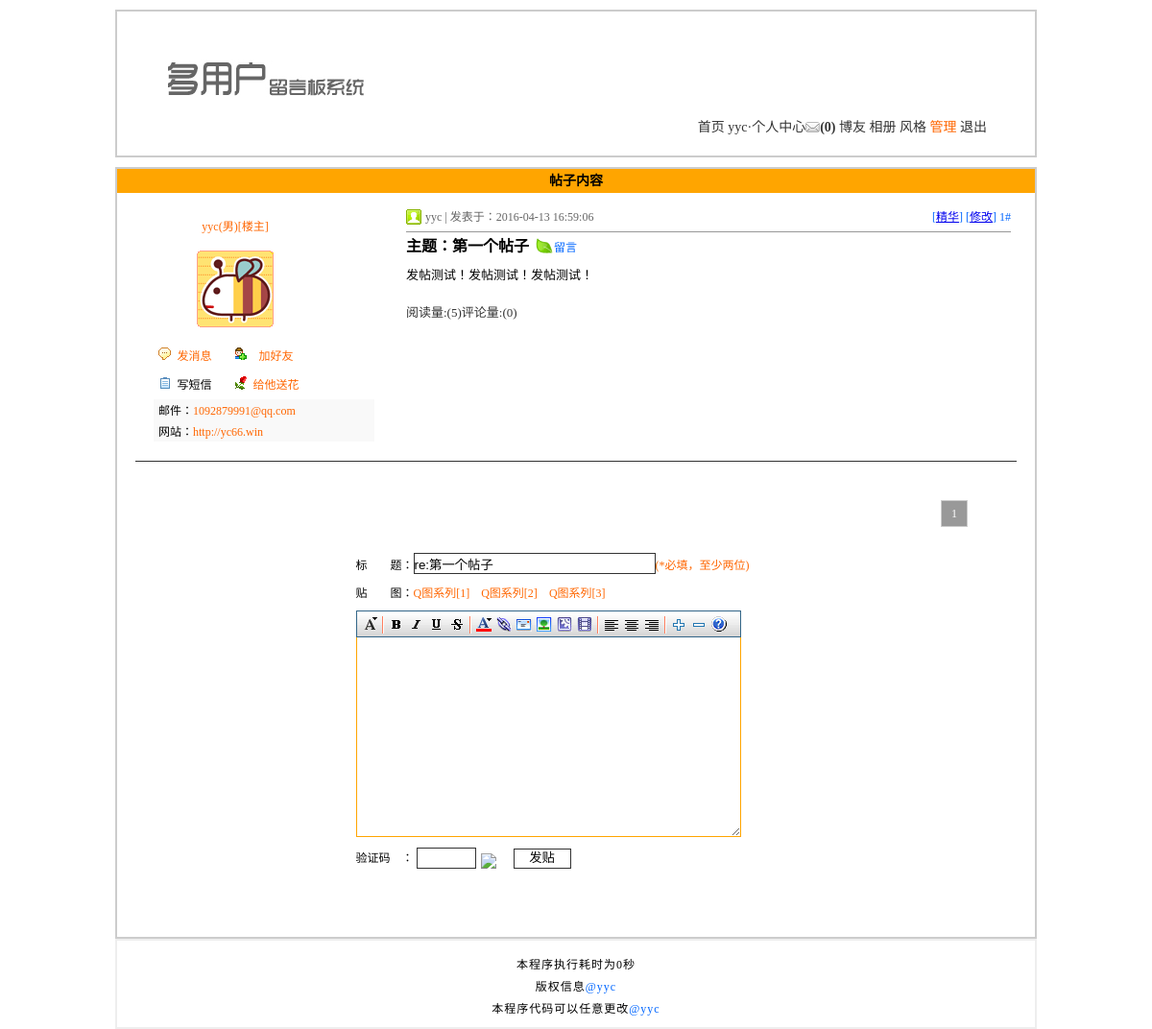
/article.php?id=126 (signed in), run on the app's committed database.
### tables this page shows
CREATE TABLE IF NOT EXISTS `tg_article` (
  `tg_id` mediumint(8) unsigned NOT NULL COMMENT 'id',
  `tg_nice` tinyint(20) unsigned NOT NULL DEFAULT '0' COMMENT '//精华',
  `tg_reid` mediumint(8) unsigned NOT NULL DEFAULT '0' COMMENT '//id',
  `tg_username` varchar(20) NOT NULL COMMENT '//发帖人',
  `tg_type` tinyint(2) unsigned NOT NULL COMMENT '//类型',
  `tg_title` varchar(30) NOT NULL COMMENT '//标题',
  `tg_content` text NOT NULL COMMENT '//帖子内容',
  `tg_readcount` smallint(5) unsigned NOT NULL DEFAULT '0' COMMENT '//阅读量',
  `tg_commendcount` smallint(5) unsigned NOT NULL DEFAULT '0' COMMENT '//评论量',
  `tg_date` datetime NOT NULL COMMENT '//发帖时间',
  `tg_last_modify_date` datetime DEFAULT '0000-00-00 00:00:00'
);

### includes/mysql.func.php (called while the page is built, shortened)
<?php
function _query($_sql){
  if(!$_result = mysql_query($_sql)){
  	exit('SQL执行失败'.mysql_error());
  }
  return $_result;
}
function _fetch_array($_sql){
  return mysql_fetch_array(_query($_sql),MYSQL_ASSOC);
}
?>

### article.php (the view, shortened to what this page needs)
<?php
require './includes/common.inc.php';
global $_system;
if(@$_GET['id']){
	if(!!$_rows = _fetch_array("SELECT
	                                   tg_id,tg_nice,tg_username,tg_title,tg_type,tg_content,tg_readcount,tg_commendcount,tg_date,tg_last_modify_date
	                              FROM
	                                   tg_article
	                             WHERE
	                                   tg_reid = 0
	                                   AND
	                                   tg_id='{$_GET['id']}'
	                           ")){
	                            $_html = array();
	                            $_html['nice'] = $_rows['tg_nice'];
	                            $_html['username_subject'] = $_rows['tg_username'];
	                            $_html['reid'] = $_rows['tg_id'];
	                            $_html['title'] = $_rows['tg_title'];
	                            $_html['type'] = $_rows['tg_type'];
	                            $_html['content'] = $_rows['tg_content'];
	                            $_html['readcount'] = $_rows['tg_readcount'];
	                            $_html['commendcount'] = $_rows['tg_commendcount'];
	                            $_html['date'] = $_rows['tg_date'];
	                            $_html['last_modify_date'] = $_rows['tg_last_modify_date'];
	                            $_id = 'id='.$_html['reid'].'&';
	                            if($_rows = _fetch_array("SELECT
	                                                             tg_id,tg_username,tg_sex,tg_face,tg_email,tg_url,tg_switch,tg_autograph
	                                                        FROM
	                                                             tg_user
	                                                       WHERE
	                                                             tg_username='{$_html['username_subject']}'")){
	                            $_html['userid'] = $_rows['tg_id'];
	                            $_html['sex'] = $_rows['tg_sex'];
	                            $_html['face'] = $_rows['tg_face'];
	                            $_html['email'] = $_rows['tg_email'];
	                            $_html['url'] = $_rows['tg_url'];
	                            $_html['switch'] = $_rows['tg_switch'];
	                            $_html['autograph'] = $_rows['tg_autograph'];
	                            $_html = _html($_html);
	                            if(@$_html['subject_username'] = $_COOKIE['username'] || isset($_SESSION['admin'])){
	                            	$_html['subject_modify'] = '[<a href="article_modify.php?id='.$_html['reid'].'">修改</a>]';
	                            }
	                            if(@$_COOKIE['username']){
	                              $_html['rel'] = '<span><a href="#yc" name="re" title="回复给一楼的'.$_html['username_subject'].'">留言</a></span>';
	                            }
	                            global $_pagesize,$_pagenum,$_page;
	                            _page("SELECT tg_id FROM tg_article WHERE tg_reid='{$_html['reid']}'",21);
	                            }else{
	                            }
	}else{
	  _alert_back('你不能这么做');
	}
}else{
  _alert_back('你不能这么做');
}
?>
<!DOCTYPE html PUBLIC "-//W3C//DTD XHTML 1.0 Transitional//EN" "http://www.w3.org/TR/xhtml1/DTD/xhtml1-transitional.dtd">
<html xmlns="http://www.w3.org/1999/xhtml">
<head>
<?php
require './includes/title.inc.php';
?>
</head>
<body>
<?php
require './includes/header.inc.php';
?>
<div id="article">
  <h2>帖子内容</h2>
  <?php if($_page == 1){?>
  <div id="subject">
    <dl>
      <dd class="user"><?php echo $_html['username_subject']?>(<?php echo $_html['sex']?>)[楼主]</dd>
      <dt><img src="<?php echo $_html['face']?>" alt="<?php echo $_html['username_subject']?>"/></dt>
      <dd class="message"><a href="javascript:;" name="message" title="<?php echo $_html['userid']?>">发消息</a></dd>
      <dd class="friend"><a href="javascript:;" name="friend" title="<?php echo $_html['userid']?>">加好友</a></dd>
      <dd class="guest">写短信</dd>
      <dd class="flower"><a href="javascript:;" name="flower" title="<?php echo $_html['userid']?>">给他送花</a></dd>
      <dd class="email">邮件：<a href="mail:1092879991@qq.com" target="_blank"><?php echo $_html['email']?></a></dd>
      <dd class="url">网站：<a href="http://www.1092879991.com"><?php echo $_html['url']?></a></dd>
    </dl>
     <div class="content">
        <div class="user">
            <span>
                                              <?php
                                              if (@$_SESSION['admin']) {
                                                if (empty($_html['nice'])) {?>
                                              [<a href="article.php?action=c&on=1&id=<?php echo $_html['reid']?>">精华</a>]
                                              <?php } else {?>
                                              [<a href="article.php?action=c&on=0&id=<?php echo $_html['reid']?>">取消</a>]
                                              <?php } }?>
                                              <?php echo @$_html['subject_modify']?> 1#
            </span>
           <?php echo $_html['username_subject']?> | 发表于：<?php echo $_html['date']?>
         </div>
         <h3>主题：<?php echo $_html['title']?> <img src="images/icon<?php echo $_html['type']?>.gif" /> <?php echo @$_html['rel']?> </h3>
         <div class="detail">
                             <?php echo _ubb($_html['content'])?>
         </div>
         <div class="read">
          阅读量:(<?php echo $_html['readcount']?>)评论量:(<?php echo $_html['commendcount']?>)
         </div>
     </div>
  </div>
  <?php }?>
  <p class="line"></p>
  <?php
    _paging(1);
  ?>
  <?php if(isset($_COOKIE['username'])){?>
    <form method="post" action="?action=rearticle">
      <dl>
        <dd>标　　题：<input type="text" name="title" class="text" value="re:<?php echo $_html['title']?>"/><em>(*必填，至少两位)</em></dd>
        <dd id="q">贴　　图：<a href="javascript:;">Q图系列[1]</a>　<a href="javascript:;">Q图系列[2]</a>　<a href="javascript:;">Q图系列[3]</a></dd>
        <dd>
          <?php include './includes/ubb.inc.php'; ?>
          <textarea name="content" rows="9"></textarea>
        </dd>
        <dd>
          <?php if(!empty($_system['code'])){?>
                       验证码　：
          <input type="text" name="code" class="text yzm" /><img src="code.php" id="code" />
          <?php }?>
          <input type="submit" class="submit" value="发贴"/></dd>
      </dl>
    </form>
  <?php }?>
</div>
<?php
require './includes/footer.inc.php';
?>
</body>
</html>

### includes/global.func.php (shortened to what this page needs)
<?php
function _page($_sql,$_size) {
	if (isset($_GET['page'])) {
		$_page = @$_GET['page'];
		if(empty($_page) || $_page <= 0 || !is_numeric($_page)) {
			$_page = 1;
		}
	} else {
		$_page = 1;
	}
	$_pagesize = $_size;
	$_num = mysql_num_rows(mysql_query($_sql));
	if ($_num == 0) {
		$_pageabsolute = 1;
	} else {
		$_pageabsolute = ceil($_num/$_pagesize);
	}
}
function _paging($_type){
  global $_page,$_pageabsolute,$_num,$_id;
  if($_type == 1){
    echo '<div id="page_num">';
    echo '<ul>';
        for ($i=0;$i<$_pageabsolute;$i++) {
                if($_page == ($i+1)){
                  echo '<li><a href="'.SCRIPT.'.php?'.$_id.'page='.($i+1).'" class="selected">'.($i+1).'</a></li>';
                }else{
                  echo '<li><a href="'.SCRIPT.'.php?'.$_id.'page='.($i+1).'">'.($i+1).'</a></li>';
                }
        }
    echo '</ul>';
    echo '</div>';
  }else{
    _paging(2);
  }
}
function _html($string){
  if(is_array($string)){
  	 foreach ($string as $_key => $_value){
  	 	$string[$_key] = _html($_value);
  	 }
  }else{
  	$string = htmlspecialchars($string);
  }
  return $string;
}
function _ubb($_string){
  $_string = nl2br($_string);
  $_string = preg_replace('/\[size=(.*)\](.*)\[\/size\]/U','<span style="font-size:\1px">\2</span>',$_string);
  $_string = preg_replace('/\[b\](.*)\[\/b\]/U','<strong>\1</strong>',$_string);
  $_string = preg_replace('/\[i\](.*)\[\/i\]/U','<em>\1</em>',$_string);
  $_string = preg_replace('/\[u\](.*)\[\/u\]/U','<span style="text-decoration:underline">\1</span>',$_string);
  $_string = preg_replace('/\[s\](.*)\[\/s\]/U','<span style="text-decoration:line-through">\1</span>',$_string);
  $_string = preg_replace('/\[color=(.*)\](.*)\[\/color\]/U','<span style="color=:\1">\2</span>',$_string);
  $_string = preg_replace('/\[url\](.*)\[\/url\]/U','<a href="\1" target="_blank">\1</a>',$_string);
  $_string = preg_replace('/\[email\](.*)\[\/email\]/U','<a href="mailto:\1" >\1</a>',$_string);
  $_string = preg_replace('/\[img\](.*)\[\/img\]/U','<img src="\1" alt="123"/>',$_string);
  $_string = preg_replace('/\[flash\](.*)\[\/flash\]/U','<embed style="width:390px;height:390px;" src="\1"></embed>',$_string);
  return $_string;
}
?>

### styles/3/basic.css (style rules this page uses)
* { padding:0; margin:0; }
ul { list-style-type:none; }
h2 { font-size:14px; background: orange; height:25px; line-height:25px; text-indent:5px; }
body { width:960px; margin:0 auto; font-size:14px; }
#header ul li strong.noread { background:url(../../images/noread.gif) no-repeat left center; padding:0 0 0 15px; }
#header ul li a { color:#333; text-decoration:none; }
#page_num { clear:both; height:20px; padding:20px 0; position:relative; }
#page_num ul { height:20px; position:absolute; right:66px; }
#page_num ul li { float:left; width:26px; height:26px; margin-right:6px; }
#page_num ul li a { display:block; width:26px; height:26px; text-align:center; line-height:26px; border:1px solid #ccc; text-decoration:none; }
#page_num ul li a:hover,#page_num ul li a.selected { background:#999; color:#fff; }

### styles/3/article.css (style rules this page uses)
#article { widht:auto; position:relative; min-height:800px; border:2px solid #ccc; font-size:12px; }
#article h2 { text-indent:0; text-align:center; }
#article #subject dl { width:170px; padding:10px 0 0 38px; float:left; position: relative; }
#article #subject dl dt { width:170px; margin:0 0 5px 0; }
#article #subject dl dt img { margin:0 auto; display:block; }
#article #subject dl dd { float:left; width:85px; height:20px; line-height:20px; text-align:center; }
#article #subject dl dd.user { color:#f60; width:170px; float:none; }
#article #subject dl dd.email,#article #subject dl dd.url { width:230px; text-align:left; padding:2px 0 0 0; text-indent:5px; background:#f9f9f9; }
#article #subject dl dd.message { background:url(../../images/message.gif) no-repeat 5px 35%; }
#article #subject dl dd.friend { background:url(../../images/friend.gif) no-repeat -2px 35%; }
#article #subject dl dd.guest { background:url(../../images/guest.gif) no-repeat 5px 35%; }
#article #subject dl dd.flower { background:url(../../images/flower.gif) no-repeat -2px 35%; }
#article #subject dl dd a { color:#f60; text-decoration:none; }
#article div.content { width:630px; float:right; padding:10px 25px 0 0; }
#article div.content .user { hegiht:30px; line-height:30px; background:url(../../images/member.gif) no-repeat left center; padding:0 0 0 20px; border-bottom:1px solid #999; color:#666; }
#article div.content .user span { float:right; color:#06f; }
#article div.content h3 { height:30px; line-height:30px; font-size:16px; }
#article div.content h3 span { font-size: 12px; font-weight: normal; color: #06f; }
#article div.content h3 span a { color: #06f; text-decoration: none; }
#article div.content h3 img { position:relative; top:2px; left:3px; }
#article div.content .detail { font-size:13px; hegiht:30px; line-height:30px; }
#article div.content .read { font-size:13px; color:#333; padding: 10px 0 0 0; }
#article p.line { width:96%; clear:both; height:10px; border-bottom:1px solid #333; margin:20px auto; }
#article dl { width:459px; margin:10px auto; position: relative; }
#article dl dt { text-align:center; font-wegiht:bold; padding:10px 0; }
#article dl dd { padding:5px 0; }
#article dl dd textarea { width:399px; border:1px solid orange; border-top:none; font-size:20px; }
#article dl dd input.text { width:250px; height:20px; border:1px solid #333; background:#fff; }
#article dl dd input.yzm { width:60px; }
#article dl dd input.submit { border:1px solid #333; height:21px; width:60px; margin:0 0 0 20px; background:#fff; cursor:pointer; line-height:16px; }
#article dl dd em { font-style:normal; color:#f60; }
#article dl dd img#code { position:relative; top:7px; left:5px; cursor:pointer; }
#article dl dd#q a { text-decoration:none; color:#f60; }

### data on the page
tg_article: tg_username "yyc", tg_date "2016-04-13 16:59:06", tg_title "第一个帖子", tg_content "发帖测试！发帖测试！发帖测试！", tg_readcount "5", title "re:第一个帖子"

### other printed values
$_COOKIE['username'] "yyc"
$GLOBALS['message'] "(0)"
$_html['sex'] "男"
$_html['email'] "1092879991@qq.com"
$_html['url'] "http://yc66.win"
$_html['commendcount'] "0"
returntime() - START_TIME "0"
